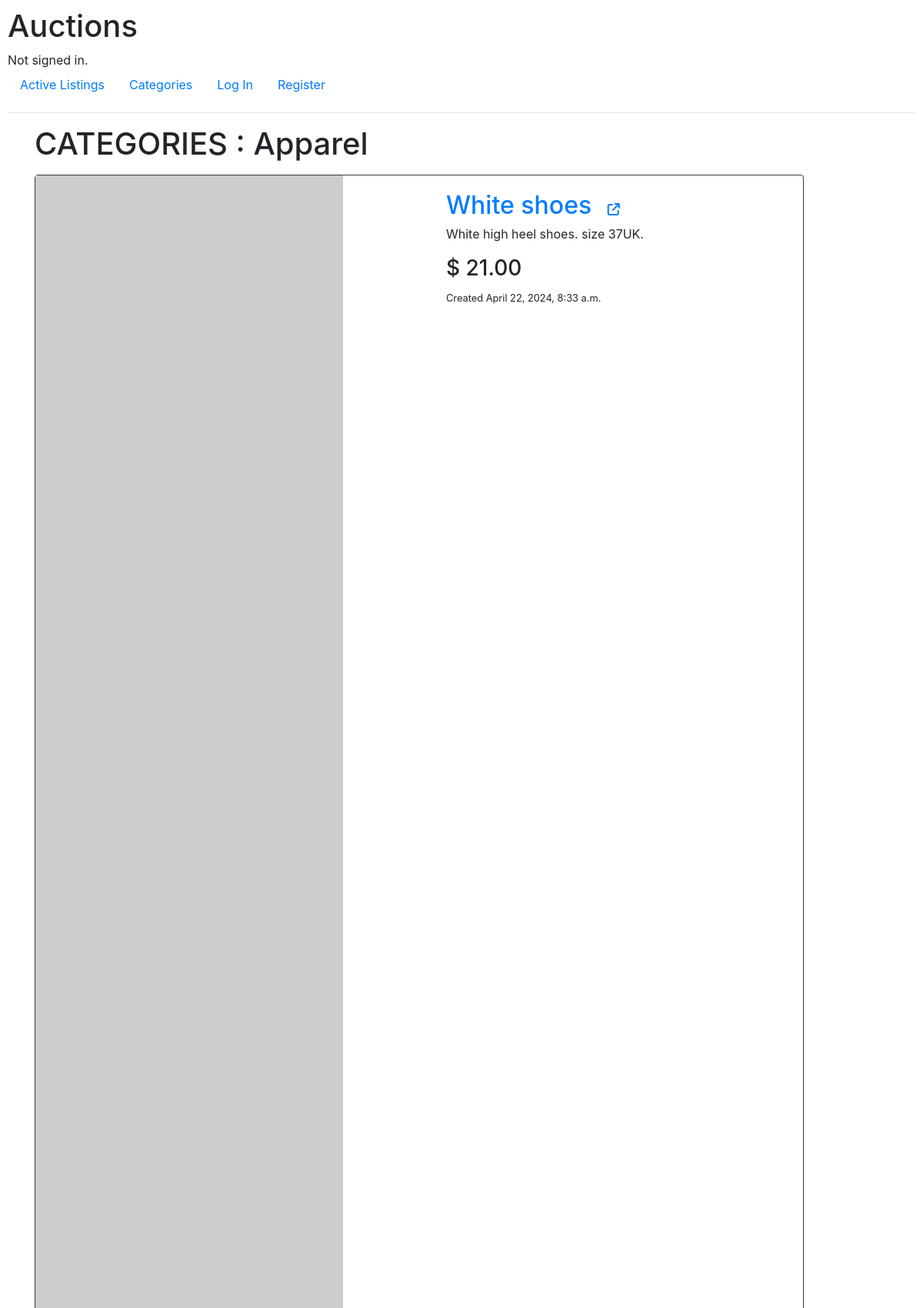
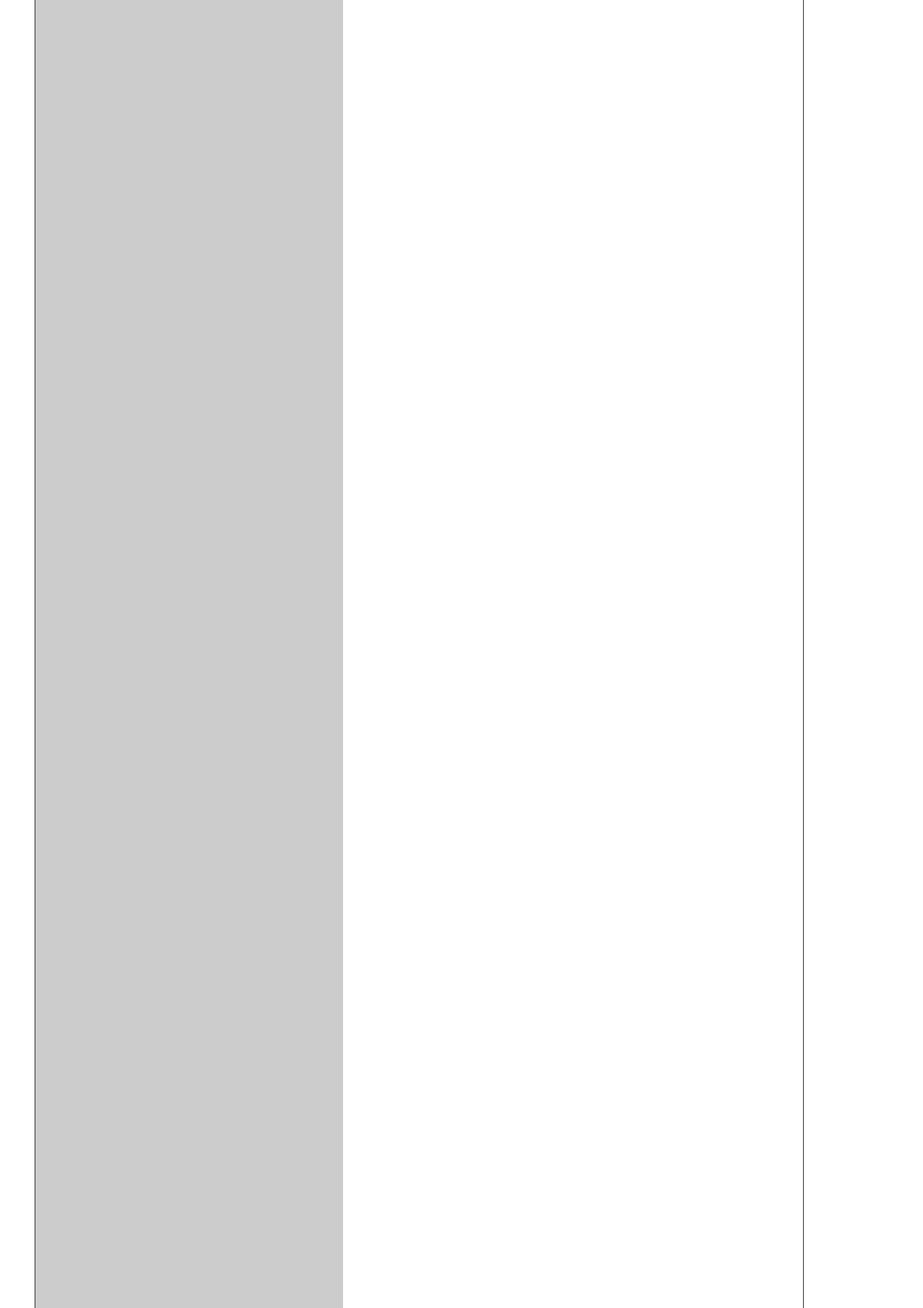
Page /categories/Apparel (upper part) on the committed database (2 pictures, top to bottom).
### auctions/models.py (models this page shows, shortened)
class Category(models.Model):
    category = models.CharField(max_length=64, unique=True)
    def __str__(self):
        return f"{self.category}"

class Listings(models.Model):
    title = models.CharField(max_length=64)
    description = models.TextField()
    image = models.URLField(blank=True)
    starting_bid = models.DecimalField(max_digits=20, decimal_places=2, validators=[MinValueValidator(0.1)])
    seller = models.ForeignKey(User, on_delete=models.CASCADE, related_name="listings")
    active = models.BooleanField(default=True)
    category = models.ManyToManyField(Category, blank=True, related_name="categories")
    timestamp = models.DateTimeField(auto_now_add=True)

### auctions/views.py (the view)
# urls.py: path("categories", views.categories, name="categories"),
def categories(request, category=""):
    listings = []
    if category:
        try:
            category_obj = Category.objects.get(category=category,)
        except Category.DoesNotExist:
            category = ""
            messages.error(request, "Category does not exist", extra_tags="danger")
            return HttpResponseRedirect(reverse("categories"))
        list = Listings.objects.filter(category=category_obj, active=True)
        if len(list) == 0:
            listings = None
        else:
            for item in list:
                listings.append({"listing":item, "max_bid":get_max_bid(item)})
    return render(request, "auctions/categories.html", {
        "categories": Category.objects.all(),
        "category": category,
        "listings": listings
    })

### auctions/helpers.py (called while the page is built)
def get_max_bid(listing):
    max = listing.bid.all().aggregate(Max("bid"))
    if max["bid__max"] != None:
        return max['bid__max']
    else:
        return listing.starting_bid

### auctions/templates/auctions/categories.html (shortened to what this page needs)
{% extends "auctions/list_layout.html" %}
{% block page_title%}
CATEGORIES
    {%if category%}
        : {{category}}
    {%endif%}
{%endblock%}

### auctions/templates/auctions/list_layout.html (shortened to what this page needs)
{% extends "auctions/layout.html" %}
{% block body %}
<div class="container mx-auto">
    <h1 class="text-bg-info mb-3">{%block page_title %}{%endblock%}</h1>
    {% for listing in listings%}
    <div class="card border-dark text-bg-dark mb-3" style="max-width: 1000px;">
        <div class="row g-0">
          <div class="col-md-6">
            {% if listing.listing.image == '' %}
                {%load static%}
                {% else %}
                <img class="img-fluid rounded-start" src={{listing.listing.image}} alt={{listing.listing.title}} height="300" width="400">
            {% endif %}
          </div>
          <div class="col-md-6">
            <div class="card-body">
                <a class="h2" href="{% url 'view_listing' listing.listing.id%}" class="listing_link">
                    {{listing.listing.title}}  <i class="fa-solid fa-arrow-up-right-from-square p-1 my-2 mx-2" style="font-size:1rem"></i>
                 </a>
              <p class="card-text">{{listing.listing.description}}</p>
              <h3>$
                {{listing.max_bid|floatformat:2}}
            </h3>
              <p class="card-text"><small class="text-body-secondary">Created {{listing.listing.timestamp}}</small></p>
            </div>
          </div>
        </div>
      </div>
        {% endfor %}
    </div>
{% endblock %}

### auctions/static/auctions/styles.css (style rules this page uses)
body { padding: 10px; }

### rows in the picture
Category: category "Apparel"
Listings: listing "White shoes", listing.description "White high heel shoes. size 37UK.", max_bid "21.00", listing.timestamp "April 22, 2024, 8:33 a.m."
